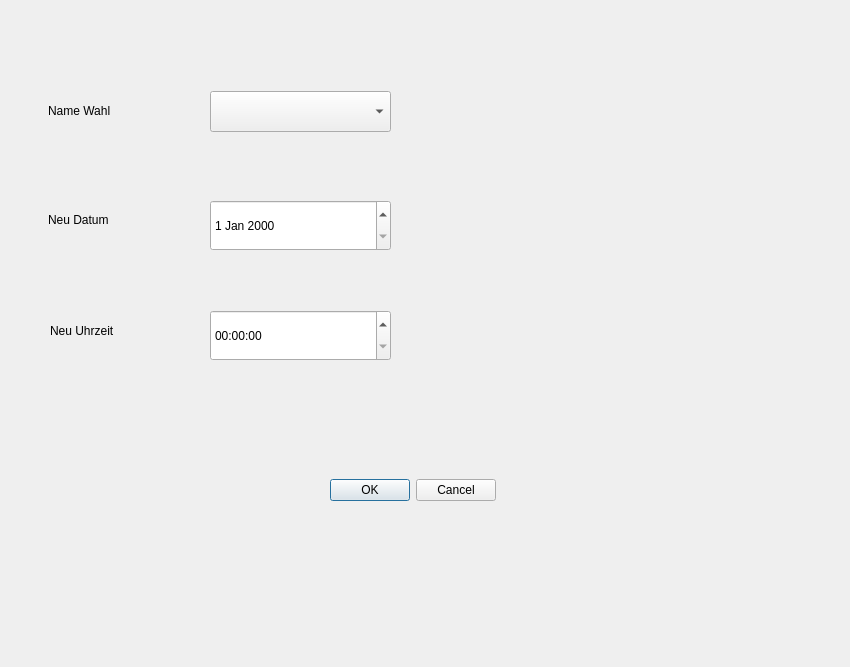
<?xml version="1.0" encoding="UTF-8"?>
<ui version="4.0">
 <class>Form</class>
 <widget class="QWidget" name="Form">
  <property name="geometry">
   <rect>
    <x>0</x>
    <y>0</y>
    <width>850</width>
    <height>667</height>
   </rect>
  </property>
  <property name="windowTitle">
   <string>Form</string>
  </property>
  <widget class="QComboBox" name="comboBox">
   <property name="geometry">
    <rect>
     <x>210</x>
     <y>91</y>
     <width>181</width>
     <height>41</height>
    </rect>
   </property>
  </widget>
  <widget class="QLabel" name="label">
   <property name="geometry">
    <rect>
     <x>48</x>
     <y>85</y>
     <width>111</width>
     <height>51</height>
    </rect>
   </property>
   <property name="text">
    <string>Name Wahl</string>
   </property>
  </widget>
  <widget class="QDateEdit" name="dateEdit">
   <property name="geometry">
    <rect>
     <x>210</x>
     <y>200</y>
     <width>181</width>
     <height>51</height>
    </rect>
   </property>
  </widget>
  <widget class="QTimeEdit" name="timeEdit">
   <property name="geometry">
    <rect>
     <x>210</x>
     <y>310</y>
     <width>181</width>
     <height>51</height>
    </rect>
   </property>
  </widget>
  <widget class="QLabel" name="label_2">
   <property name="geometry">
    <rect>
     <x>48</x>
     <y>199</y>
     <width>131</width>
     <height>41</height>
    </rect>
   </property>
   <property name="text">
    <string>Neu Datum</string>
   </property>
  </widget>
  <widget class="QLabel" name="label_3">
   <property name="geometry">
    <rect>
     <x>50</x>
     <y>310</y>
     <width>131</width>
     <height>41</height>
    </rect>
   </property>
   <property name="text">
    <string>Neu Uhrzeit</string>
   </property>
  </widget>
  <widget class="QDialogButtonBox" name="buttonBox">
   <property name="geometry">
    <rect>
     <x>105</x>
     <y>450</y>
     <width>391</width>
     <height>81</height>
    </rect>
   </property>
   <property name="standardButtons">
    <set>QDialogButtonBox::Cancel|QDialogButtonBox::Ok</set>
   </property>
  </widget>
 </widget>
 <resources/>
 <connections/>
</ui>
